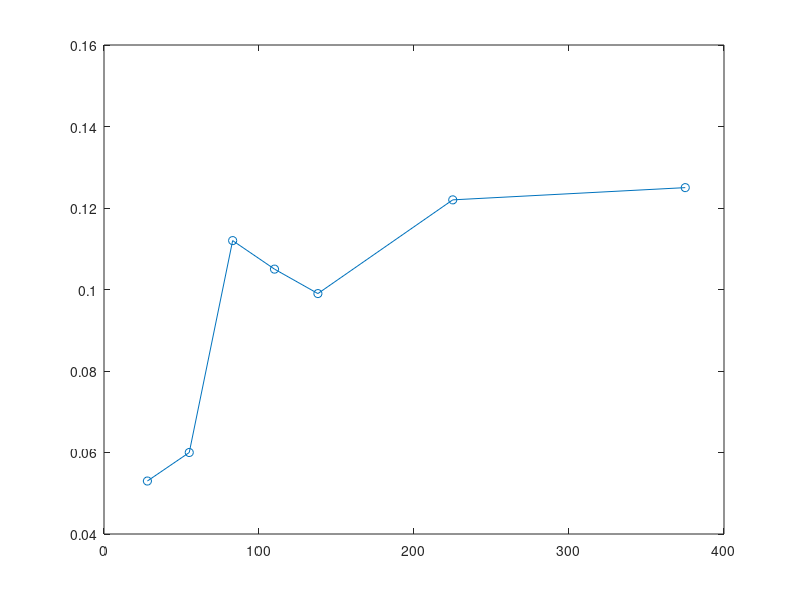

This figure's MATLAB source: (Note: this script raises an error after producing the figure.)


%%%%%%%%%%%%%%%%%%%%%%%%%%%%%%%%%%%%%%%%%%%%%%%%%%%%%%%%%%%
% TASK: Repeat this run with the following example,  from 
% P. M. Berthouex and L. C. Brown:
% _Statistics for Environmental Engineers_, CRC Press, 2002.
%
% Fit the Monod model
%
%  y = theta_1 * x /(theta_2 + x)  + eps,  epsilon ~ N(0,I\sigma^2) 
%
% to observations
%
%   x (mg / L COD):  28    55    83    110   138   225   375   
%   y (1 / h):       0.053 0.060 0.112 0.105 0.099 0.122 0.125
%
%%%%%%%%%%%%%%%%%%%%%%%%%%%%%%%%%%%%%%%%%%%%%%%%%%%%%%%%%%%%%


%% The task:
xdata = [ 28    55    83    110   138   225   375  ];
ydata = [ 0.053 0.060 0.112 0.105 0.099 0.122 0.125];


%first plot the data,  
plot(xdata,ydata,'o-');
%break

% the value of the Monod model for large 'x' is close to 'theta_1', so from
% the plot get the initial guess theta_1=0.1 , for theta_2 just take something 
% of the size of 'xdata'. So take the initial guess by hte plot:

par_ini = [.1 .1];    % givew here the initial guess for fit

nsimu  = 5000;                     % length of chain
% call of the optimizer:
[par0,rss]   = fminsearch('monodss',par_ini,[],xdata,ydata);
plot(xdata,ydata,'o', xdata,par0(1)*xdata./(par0(2)+xdata),'r-');
%pause; 

% get the estimate for sigma2:
nobs = length(xdata);
npar = 2;                            %  n of parameters,th1 ja th2
sigma2 = rss/(nobs-npar);            %  variance of meas.error

%As for choice of the proposal, try the following:

%the 'initial guess' for the proposal:
qcov   = 1e-4*eye(npar);              %  covariance for Gaussian proposal
%qcov = cov(chain);

% ... but when one (or more) run has been done, comment the above and try
% to find a better covariance for a Gaussian proposal

%%%%%%%%%%%%%%%MCMC sampling starts here %%%%%%%%%%%%%%%%%%%%%%%%%%%%%%%
R      = chol(qcov);
oldpar = par0;
ss     = monodss(oldpar,xdata,ydata); % first SS value
rej        = 0;                     % initialized count for rejections

chain(1,:) = oldpar;
for i=2:nsimu % simulation loop
   newpar = oldpar+randn(1,npar)*R;     % new candidate
   ss2    = ss;                         % old SS
   ss1    = monodss(newpar,xdata,ydata);  % new SS
   if (ss1<ss2 | rand < exp(-0.5*(ss1-ss2)/sigma2))
     chain(i,:) = newpar;              % accept
     oldpar     = newpar;
     ss         = ss1;   
   else   
     chain(i,:) = oldpar;              % reject
     rej        = rej+1;  
   end
end

accept = 1-rej./nsimu;                  % acceptance rate

%%%%%%%%%%%MCMC sampling done %%%%%%%%%%%%%%%%%%%%%%%%%%%%%%%

%%%%some plots: 
figure(1)
subplot(2,1,1);plot(1:nsimu,chain(:,1)); title('CHAIN for theta_1');
subplot(2,1,2);plot(1:nsimu,chain(:,2)); title('CHAIN for theta_2');

figure(2); plot(chain(:,1),chain(:,2),'.');
title('SAMPLED PARAMETER POSTERIOR DISTRIBUTION');

